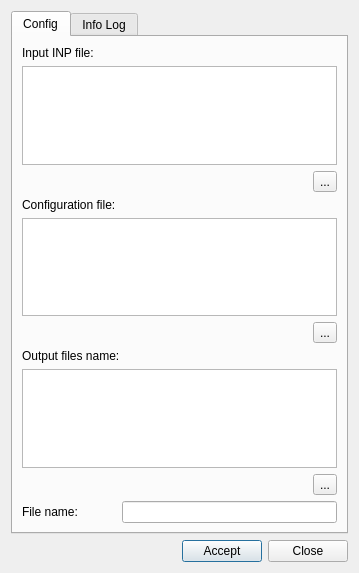
<?xml version="1.0" encoding="UTF-8"?>
<ui version="4.0">
 <class>dlg_volume_calibration</class>
 <widget class="QDialog" name="dlg_volume_calibration">
  <property name="geometry">
   <rect>
    <x>0</x>
    <y>0</y>
    <width>359</width>
    <height>573</height>
   </rect>
  </property>
  <property name="windowTitle">
   <string>Emitter Calibration</string>
  </property>
  <layout class="QVBoxLayout" name="verticalLayout_3">
   <item>
    <widget class="QTabWidget" name="mainTab">
     <property name="currentIndex">
      <number>0</number>
     </property>
     <widget class="QWidget" name="tab_config">
      <property name="enabled">
       <bool>true</bool>
      </property>
      <property name="sizePolicy">
       <sizepolicy hsizetype="Preferred" vsizetype="Preferred">
        <horstretch>0</horstretch>
        <verstretch>0</verstretch>
       </sizepolicy>
      </property>
      <attribute name="title">
       <string>Config</string>
      </attribute>
      <layout class="QGridLayout" name="gridLayout">
       <item row="8" column="0" colspan="2" alignment="Qt::AlignRight">
        <widget class="QToolButton" name="btn_push_output_folder">
         <property name="text">
          <string>...</string>
         </property>
        </widget>
       </item>
       <item row="5" column="0" colspan="2" alignment="Qt::AlignRight">
        <widget class="QToolButton" name="btn_push_config_file">
         <property name="text">
          <string>...</string>
         </property>
        </widget>
       </item>
       <item row="9" column="1">
        <widget class="QLineEdit" name="txt_filename"/>
       </item>
       <item row="3" column="0">
        <widget class="QLabel" name="lbl_config_file">
         <property name="text">
          <string>Configuration file:</string>
         </property>
        </widget>
       </item>
       <item row="7" column="0" colspan="2">
        <widget class="QTextEdit" name="data_output_folder">
         <property name="font">
          <font>
           <weight>50</weight>
           <bold>false</bold>
          </font>
         </property>
        </widget>
       </item>
       <item row="2" column="0" colspan="2" alignment="Qt::AlignRight">
        <widget class="QToolButton" name="btn_push_inp_input_file">
         <property name="text">
          <string>...</string>
         </property>
        </widget>
       </item>
       <item row="9" column="0">
        <widget class="QLabel" name="lbl_filename">
         <property name="text">
          <string>File name:</string>
         </property>
        </widget>
       </item>
       <item row="0" column="0" colspan="2">
        <widget class="QLabel" name="lbl_input_file">
         <property name="font">
          <font>
           <weight>50</weight>
           <bold>false</bold>
          </font>
         </property>
         <property name="text">
          <string>Input INP file:</string>
         </property>
        </widget>
       </item>
       <item row="4" column="0" colspan="2">
        <widget class="QTextEdit" name="data_config_file">
         <property name="font">
          <font>
           <weight>50</weight>
           <bold>false</bold>
          </font>
         </property>
        </widget>
       </item>
       <item row="1" column="0" colspan="2">
        <widget class="QTextEdit" name="data_inp_input_file">
         <property name="font">
          <font>
           <weight>50</weight>
           <bold>false</bold>
          </font>
         </property>
        </widget>
       </item>
       <item row="6" column="0" colspan="2">
        <widget class="QLabel" name="lbl_output_filename">
         <property name="font">
          <font>
           <weight>50</weight>
           <bold>false</bold>
          </font>
         </property>
         <property name="text">
          <string>Output files name:</string>
         </property>
        </widget>
       </item>
      </layout>
     </widget>
     <widget class="QWidget" name="tab_loginfo">
      <attribute name="title">
       <string>Info Log</string>
      </attribute>
      <layout class="QGridLayout" name="gridLayout_4">
       <item row="0" column="0">
        <widget class="QScrollArea" name="scrollArea">
         <property name="widgetResizable">
          <bool>true</bool>
         </property>
         <widget class="QWidget" name="scrollAreaWidgetContents">
          <property name="geometry">
           <rect>
            <x>0</x>
            <y>0</y>
            <width>109</width>
            <height>109</height>
           </rect>
          </property>
          <layout class="QGridLayout" name="gridLayout_5">
           <item row="0" column="0">
            <widget class="QTextEdit" name="txt_infolog"/>
           </item>
          </layout>
         </widget>
        </widget>
       </item>
      </layout>
     </widget>
    </widget>
   </item>
   <item>
    <layout class="QGridLayout" name="lyt_buttons">
     <item row="0" column="1">
      <spacer name="horizontalSpacer">
       <property name="orientation">
        <enum>Qt::Horizontal</enum>
       </property>
       <property name="sizeHint" stdset="0">
        <size>
         <width>40</width>
         <height>20</height>
        </size>
       </property>
      </spacer>
     </item>
     <item row="0" column="2">
      <widget class="QPushButton" name="btn_accept">
       <property name="text">
        <string>Accept</string>
       </property>
      </widget>
     </item>
     <item row="0" column="0">
      <widget class="QLabel" name="lbl_time">
       <property name="text">
        <string/>
       </property>
      </widget>
     </item>
     <item row="0" column="3">
      <widget class="QPushButton" name="btn_close">
       <property name="text">
        <string>Close</string>
       </property>
      </widget>
     </item>
    </layout>
   </item>
  </layout>
 </widget>
 <resources/>
 <connections/>
</ui>
